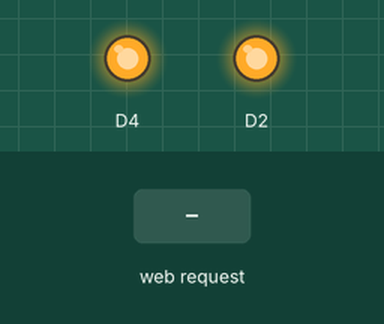
Recording of a sketch running on a simulated ESP8266 (Wemos D1 mini). On the bench: output pins drawn as LEDs (lit = HIGH). The test bench sets the inputs (shaded band). What the sketch prints to the serial monitor is not drawn.

Above: at 1.2 s.
1.3 s: HTTP request GET /pin?light1=1 received
At 2.1 s:
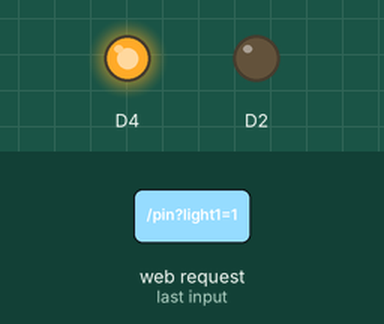
2.8 s: HTTP request GET /pin?light2=1 received
At 3.2 s:
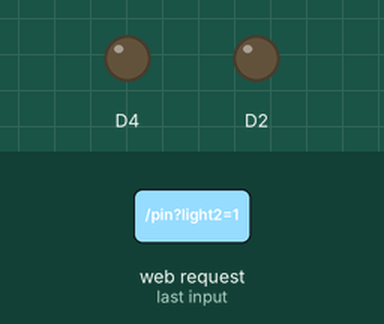
4.3 s: HTTP request GET /pin?light1=0 received
At 5.5 s:
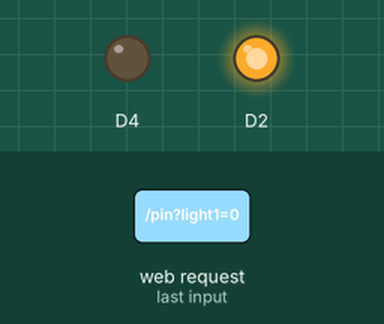
5.8 s: HTTP request GET /pin?light2=0 received
At 6.7 s:
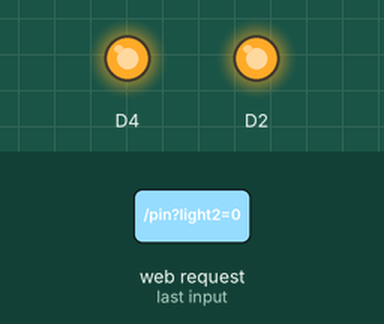
7.3 s: HTTP request GET /pin?light1=1&light2=1 received
At 7.8 s:
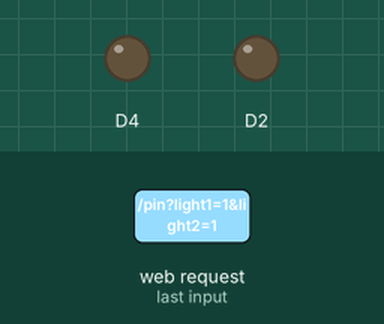
Timing chart, 0 to 9.8 s (numbered marks = the images above; inputs shaded):
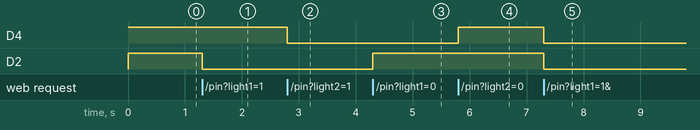

Measured:
- after the input at 1.3 s, D2: HIGH → LOW at once
- after the input at 2.8 s, D4: HIGH → LOW at once
- after the input at 4.3 s, D2: LOW → HIGH at once
- after the input at 5.8 s, D4: LOW → HIGH at once
- after the input at 7.3 s, D4, D2: HIGH → LOW at once

The sketch:

WEMOS_WebServer_html.ino
```cpp
//Hardware: Arduino WEMOS WiFi D1
#include <ESP8266WiFi.h>
#include <WiFiClient.h>
#include <ESP8266WebServer.h>
#include <ESP8266mDNS.h>
IPAddress apIP(192, 168, 1, 99);
// SKETCH BEGIN
ESP8266WebServer server(80);
// create a AP host
const char* ssid = "ESPWebServer";
const char* password = "12345678";
// HTML code here (compressed)
String html = "<!DOCTYPE html><html lang='en'><head><meta charset='UTF-8'><meta name='viewport' content='width=device-width, initial-scale=1.0, minimum-scale=0.5, maximum-scale=2.0, user-scalable=yes' /><meta http-equiv='X-UA-Compatible' content='ie=edge'><title>Arduino</title><style>                .tabs {            width: 360px;            margin: 0px auto;                     background-color: LightCyan;            border: 0px solid #FFF;            box-sizing: border-box;        }        .tabs nav {            height: 50px;            text-align: center;            line-height: 28px;            overflow: hidden;            background-color: DarkCyan;                    display: flex;            margin: -0.5px auto;        }        nav a {            display: block;                               width: 51.4px;            border-right: 0px solid #fff;            font-size:15px;            color: #FFFFFF;            text-decoration: none;        }        nav a:last-child {            border-right: none;        }        nav a.active {            background-color: DarkTurquoise ;        }        .cont {            overflow: hidden;            display: none;        }        .cont ol {            line-height: 20px;        }                h2,h1{line-height:1%;}        body {            margin: 0;            padding: 0;            background: LightCyan        }        .button1 {            width: 115px;            height: 115px;            text-align: center;            font-weight: 100;            color: darkcyan;            margin: 0 40px 35px 0;            position: relative;            border: 6px solid darkcyan;            background: LightCyan;            font-size: 20px;            border-radius: 15%;            outline:none;        }</style></head><body><div class='tabs'><section class='cont' id='Page1' style='display:block'><ol><center ></br><a href='./pin?light1=1'><button type='button' class='button1'>&#x5F00;&#x673A;</button></a><a href='./pin?light1=0'><button type='button' class='button1'>&#x5173;&#x673A;</button></a><a href='./pin?light2=1'><button type='button' class='button1'>LED ON</button></a><a href='./pin?light2=0'><button type='button' class='button1'>LED OFF</button></a></br></center></ol></section></div></body></html>";
void pin(){
            if (server.arg("light1")=="1"){digitalWrite(D2, LOW); server.send(200, "text/html", html);}   // PIN D2
       else if (server.arg("light1")=="0"){digitalWrite(D2, HIGH); server.send(200, "text/html", html);}
            if (server.arg("light2")=="1"){digitalWrite(2, LOW); server.send(200, "text/html", html);}   // 8266 LED on
       else if (server.arg("light2")=="0"){digitalWrite(2, HIGH); server.send(200, "text/html", html);}  // 8266 LED off
  }
void handleRoot(){ server.send(200, "text/html", html);}
void setup()
{
  pinMode(2, OUTPUT);
  pinMode(D2, OUTPUT);
  digitalWrite(2, HIGH);
  digitalWrite(D2, HIGH);
  Serial.begin(115200);
  WiFi.mode(WIFI_AP);
  WiFi.softAPConfig(apIP, apIP, IPAddress(255, 255, 255, 0));
  WiFi.softAP(ssid, password);
  IPAddress myIP = WiFi.softAPIP();
  Serial.print("HotSpt IP:");
  Serial.println(myIP);
  Serial.println();
  Serial.printf("\nConnecting to %s\nIP Address : %s\n", ssid, WiFi.localIP().toString().c_str());
  server.on("/", handleRoot);
  server.on("/pin", HTTP_GET, pin);
  server.begin();
}

void loop(){
  server.handleClient();
}
```
